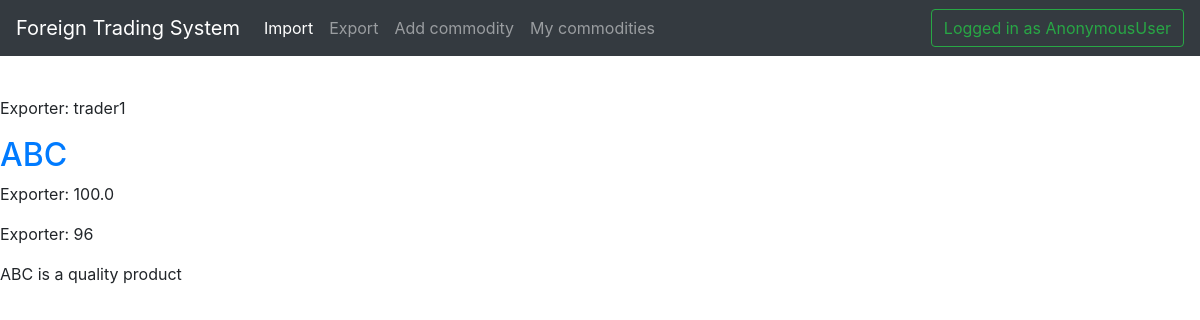
Before: /trade/ with the older database file.
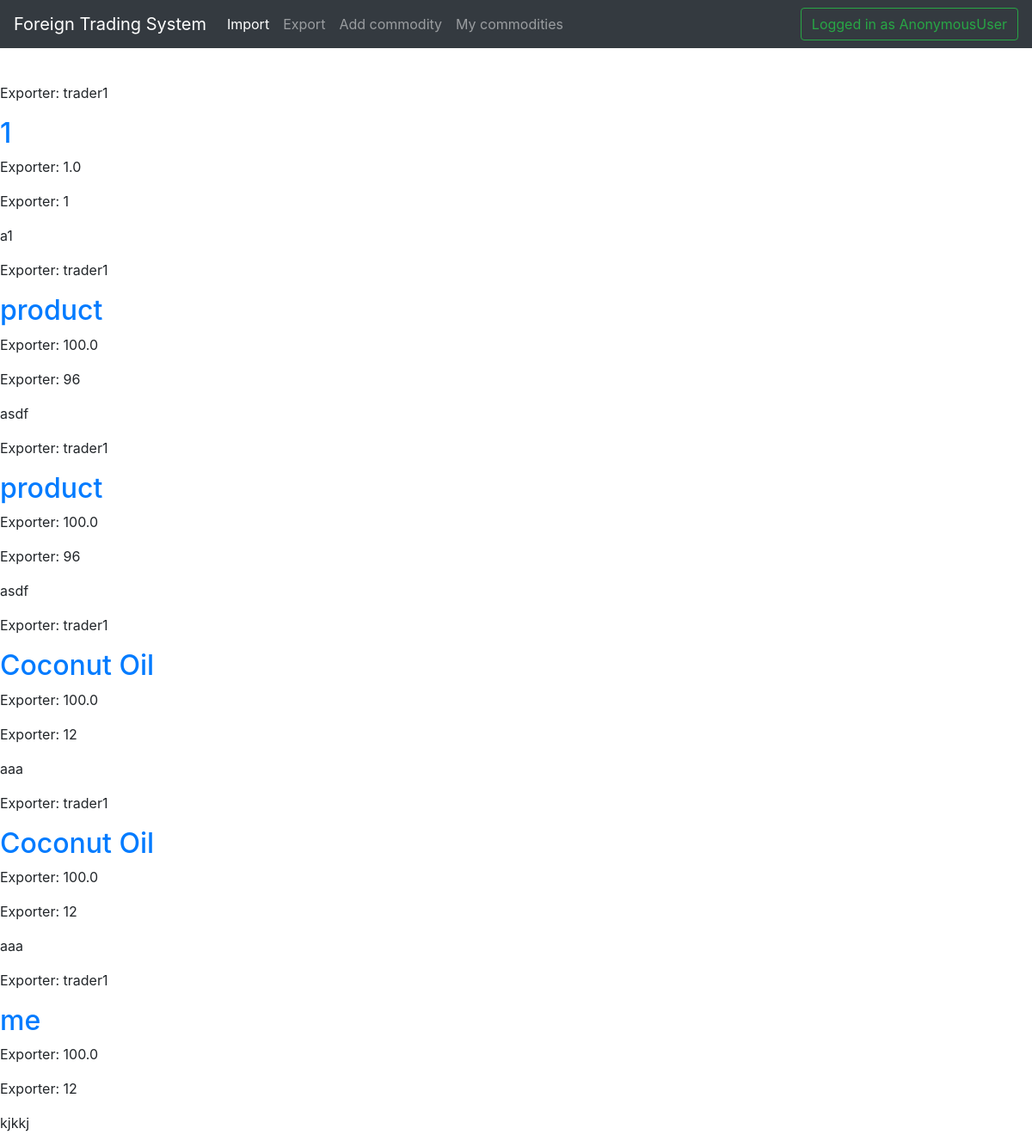
After: the same page with the newer database file.
### trade/models.py (models this page shows, shortened)
class Commodity(models.Model):
    commodityName = models.CharField( max_length = 50)
    exporterName = models.ForeignKey(User, on_delete=models.PROTECT)
    price = models.FloatField()
    quantityAvailable = models.IntegerField()
    description = models.TextField()

### trade/views.py (the view)
def homePageView(request):
    posts= Commodity.objects.all()
    context = {
        'posts' : posts
    }
    return render(request,'trade/trader.html',context)

### trade/templates/trade/trader.html
{% extends 'basetemp.html' %}
{% block content %}
 {% for post in posts %}
      <div>
          <p>Exporter: {{ post.exporterName }}</p>
          <h2><a href="">{{ post.commodityName }}</a></h2>
          <p>Exporter: {{ post.price }}</p>
          <p>Exporter: {{ post.quantityAvailable }}</p>
          <p>{{ post.description|linebreaksbr }}</p>
      </div>
  {% endfor %}
{% endblock %}

### templates/basetemp.html (shortened to what this page needs)
<!DOCTYPE html>
<html lang="en">
<head>
  <link rel="stylesheet" href="https://stackpath.bootstrapcdn.com/bootstrap/4.1.3/css/bootstrap.min.css">
</head>
<body>
  <nav class="navbar navbar-expand-md navbar-dark bg-dark fixed-top">
        <a class="navbar-brand" href="#">Foreign Trading System</a>
        <div class="collapse navbar-collapse" id="navbarsExampleDefault">
          <ul class="navbar-nav mr-auto">
            <li class="nav-item active">
              <a class="nav-link" href="#">Import<span class="sr-only">(current)</span></a>
            </li>
            <li class="nav-item">
              <a class="nav-link" href="#">Export</a>
            </li>
            <li class="nav-item">
              <a class="nav-link" href="{% url 'commodity-add' %}">Add commodity</a>
            </li>
            <li class="nav-item">
              <a class="nav-link" href="{% url 'mycommodities-view' %}">My commodities</a>
            </li>
          </ul>
            <button class="btn btn-outline-success my-2 my-sm-0" type="logout" action="">Logged in as {{user}}</button>
        </div>
      </nav>
<br>
<br>
<br>
<br>
{% block content %}{% endblock %}
</body>
</html>

Changed rows visible on the page:
removed Commodity: exporterName "trader1", commodityName "ABC", price "100.0", quantityAvailable "96", description "ABC is a quality product"
added Commodity: exporterName "trader1", commodityName "1", price "1.0", quantityAvailable "1", description "a1"
added Commodity: exporterName "trader1", commodityName "product", price "100.0", quantityAvailable "96", description "asdf"
added Commodity: exporterName "trader1", commodityName "product", price "100.0", quantityAvailable "96", description "asdf"
added Commodity: exporterName "trader1", commodityName "Coconut Oil", price "100.0", quantityAvailable "12", description "aaa"
added Commodity: exporterName "trader1", commodityName "Coconut Oil", price "100.0", quantityAvailable "12", description "aaa"
added Commodity: exporterName "trader1", commodityName "me", price "100.0", quantityAvailable "12", description "kjkkj"
